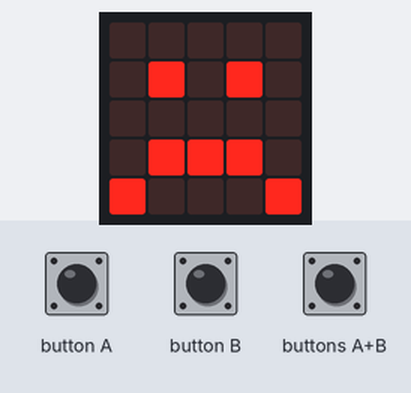
The program below on a simulated BBC micro:bit (MakeCode). On the bench: the board's 5×5 LED display.

Above: at 4.29 s.

Measured:
- what the display in image 0 shows lasts 0.4 s, from 4.1 s to 4.5 s

The program:

main.ts
```typescript
input.onButtonPressed(Button.A, function () {
    voeden += voeden + 5
})
input.onButtonPressed(Button.AB, function () {
    knuffel += knuffel + 5
})
let voeden = 0
let knuffel = 0
knuffel = 5
voeden = 5
let dood = 0
basic.forever(function () {
    knuffel += -1
    basic.pause(1000)
})
basic.forever(function () {
    voeden += -1
    basic.pause(1000)
})
basic.forever(function () {
    if (dood == 1) {
        basic.showLeds(`
            . . . . .
            . . . . .
            . . . . .
            . # # # .
            # . . . #
            `)
    }
})
basic.forever(function () {
    if (dood == 0) {
        if (knuffel >= 10 && voeden >= 10) {
            basic.showIcon(IconNames.Happy)
        }
        if (voeden < 10 && voeden >= 5 || knuffel < 10 && knuffel >= 5) {
            basic.showIcon(IconNames.Asleep)
        }
        if (knuffel <= 0 || voeden <= 0) {
            basic.showLeds(`
                . . . . .
                . # . # .
                . . . . .
                . # # # .
                # . . . #
                `)
            dood = 1
        }
    }
})
```

test.ts
```typescript
// tests gaan hier; deze zal niet worden gecompileerd wanneer dit pakket wordt gebruikt als extensie.
```
